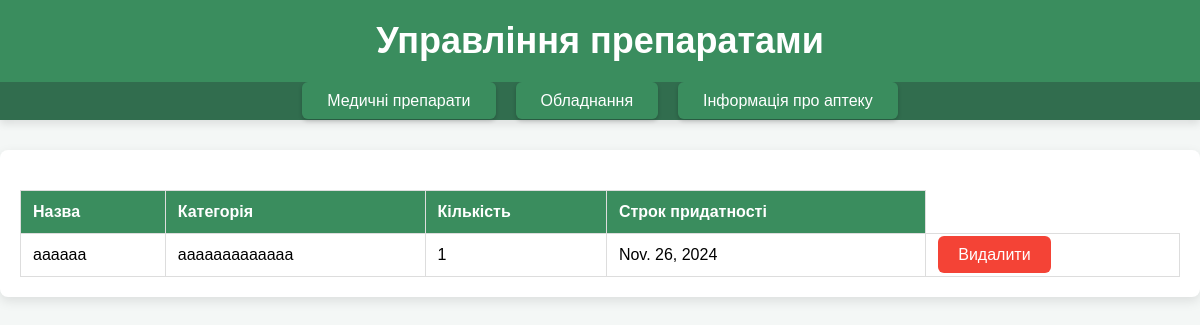
The app's page /inventory/medicines/ (signed in), older data.
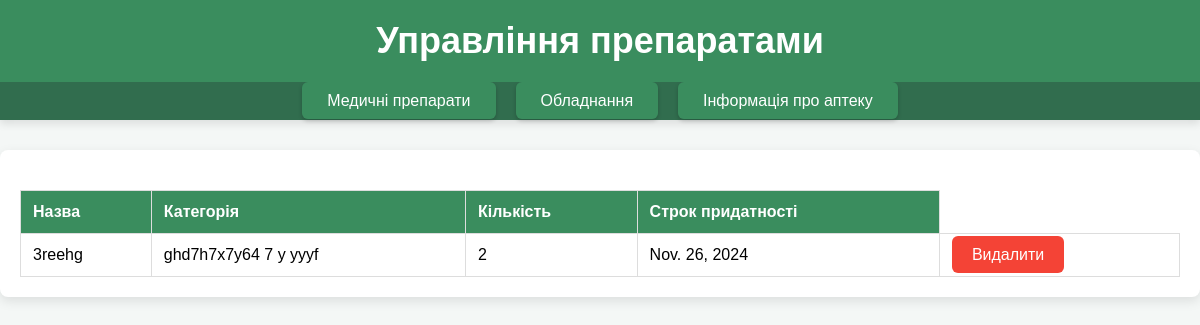
The same page, newer data.
### inventory/models.py (models this page shows)
class Medicine(models.Model):
    user = models.ForeignKey(
        User,
        on_delete=models.CASCADE,
        null=True,  # дозволяємо null для існуючих записів
        blank=True
    )
    name = models.CharField(max_length=255)
    description = models.TextField(blank=True, null=True)
    quantity = models.PositiveIntegerField()
    expiry_date = models.DateField(blank=True, null=True)

### inventory/views.py (the view)
# urls.py: path('medicines/', views.manage_medicines, name='manage_medicines'),
@login_required(login_url='login_register')
def manage_medicines(request):
    medicines = Medicine.objects.filter(user=request.user)
    return render(request, 'inventory/manage_medicines.html', {'medicines': medicines, 'action': manage_medicines})

### templates/inventory/manage_medicines.html (shortened to what this page needs)
{% load static %}
<!DOCTYPE html>
<html lang="en">
<head>
    <link rel="stylesheet" href="{% static 'styles/home.css' %}">
</head>
<body>
<header class="header">
    <h1 class="title">
        {% if action == "add" %}
            Додати препарат
        {% elif action == "edit" %}
            Редагувати препарат
        {% else %}
            Управління препаратами
        {% endif %}
    </h1>
</header>
<nav class="navbar">
    <ul class="menu">
        <li><a href="{% url 'manage_medicines' %}">Медичні препарати</a></li>
        <li><a href="{% url 'manage_equipment' %}">Обладнання</a></li>
        <li><a href="{% url 'pharmacy_info' %}">Інформація про аптеку</a></li>
    </ul>
</nav>
<main class="content">
        <table class="table">
            <thead>
            <tr>
                <th>Назва</th>
                <th>Категорія</th>
                <th>Кількість</th>
                <th>Строк придатності</th>
            </tr>
            </thead>
            <tbody>
            {% for medicine in medicines %}
                <tr>
                    <td>{{ medicine.name }}</td>
                    <td>{{ medicine.description }}</td>
                    <td>{{ medicine.quantity }}</td>
                    <td>{{ medicine.expiry_date }}</td>
                    <td>
                        <a href="{% url 'delete_medicine' medicine.pk %}" class="btn btn-danger">Видалити</a>
                    </td>
                </tr>
            {% empty %}
                <tr>
                    <td colspan="4" style="text-align: center;">Даних поки немає</td>
                </tr>
            {% endfor %}
            </tbody>
        </table>
</main>
</body>
</html>

Row changes from the older to the newer data that the page shows:
removed Medicine: name "aaaaaa", description "aaaaaaaaaaaaa", quantity "1", expiry_date "Nov. 26, 2024"
added Medicine: name "3reehg", description "ghd7h7x7y64 7 y yyyf", quantity "2", expiry_date "Nov. 26, 2024"
